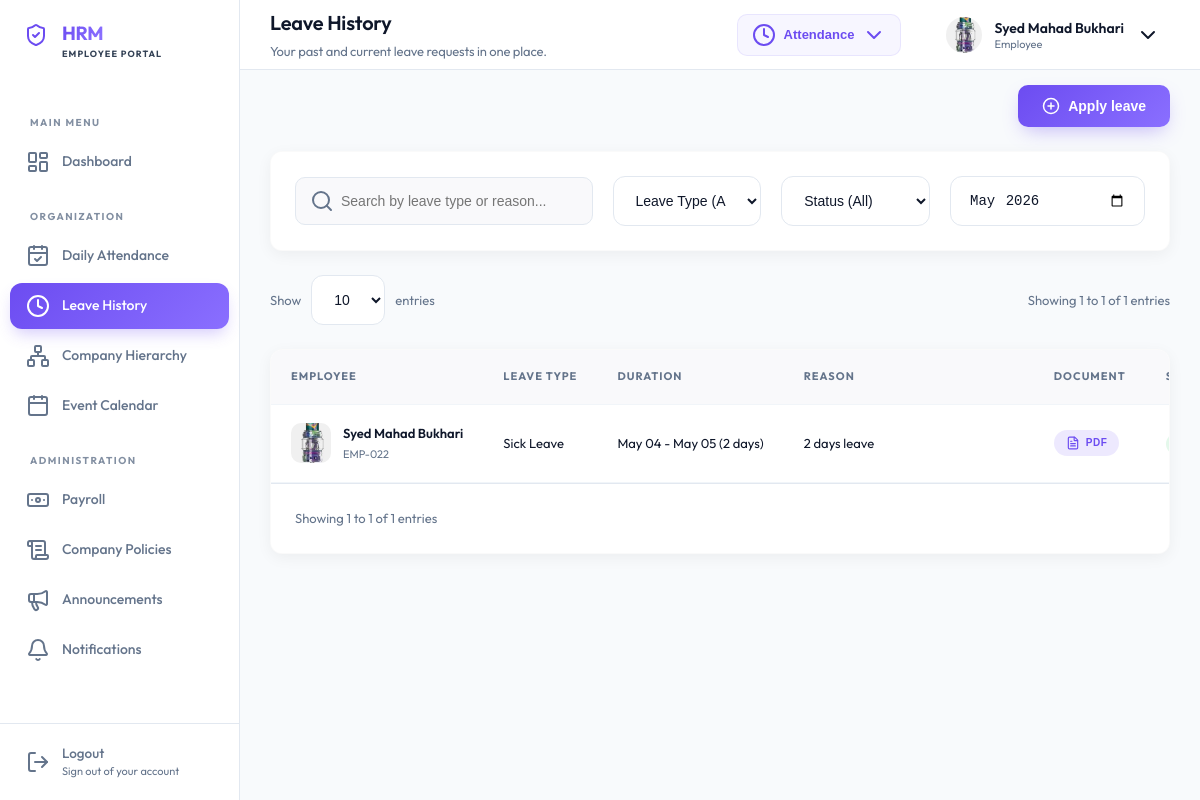
Screenshot of /user/leave-management.php (signed in) with the database file from the repository.
### tables this page shows
CREATE TABLE `leave_requests` (
  `id` int(11) NOT NULL,
  `employee_id` int(11) NOT NULL,
  `leave_type_id` int(11) NOT NULL,
  `start_date` date NOT NULL,
  `end_date` date NOT NULL,
  `reason` text DEFAULT NULL,
  `document_path` varchar(255) DEFAULT NULL,
  `status` enum('Pending','Approved','Rejected') DEFAULT 'Pending',
  `admin_note` text DEFAULT NULL,
  `applied_at` timestamp NOT NULL DEFAULT current_timestamp(),
  `updated_at` timestamp NULL DEFAULT NULL ON UPDATE current_timestamp()
);

CREATE TABLE `employees` (
  `id` int(11) NOT NULL,
  `first_name` varchar(50) NOT NULL,
  `middle_name` varchar(50) DEFAULT NULL,
  `last_name` varchar(50) NOT NULL,
  `email` varchar(100) NOT NULL,
  `password` varchar(255) NOT NULL,
  `role` enum('Admin','HR','Employee') DEFAULT 'Employee',
  `gender` enum('Male','Female','Other') DEFAULT NULL,
  `dob` date DEFAULT NULL,
  `phone` varchar(25) DEFAULT NULL,
  `cnic_number` varchar(25) DEFAULT NULL,
  `address` text DEFAULT NULL,
  `emergency_contact` varchar(25) DEFAULT NULL,
  `emergency_relation` varchar(50) DEFAULT NULL,
  `department_id` int(11) DEFAULT NULL,
  `shift_id` int(11) DEFAULT NULL,
  `job_title` varchar(100) DEFAULT NULL,
  `job_type` enum('Permanent','Probation','Internship') DEFAULT 'Permanent',
  `salary` decimal(12,2) DEFAULT 0.00,
  `joining_date` date DEFAULT NULL,
  `status` enum('Pending','Active','On Leave','Terminated','Exit') DEFAULT 'Pending',
  `id_card_path` varchar(255) DEFAULT NULL,
  `other_docs` text DEFAULT NULL,
  `resume_path` varchar(255) DEFAULT NULL,
  `profile_pic` varchar(255) DEFAULT NULL,
  `created_at` timestamp NOT NULL DEFAULT current_timestamp(),
  `updated_at` timestamp NULL DEFAULT NULL ON UPDATE current_timestamp(),
  `deleted_at` timestamp NULL DEFAULT NULL
);

CREATE TABLE `leave_types` (
  `id` int(11) NOT NULL,
  `name` varchar(50) NOT NULL,
  `days_per_year` int(11) NOT NULL DEFAULT 0
);

### user/leave-management.php (the view, shortened to what this page needs)
<?php
include 'includes/header.php';
require_once '../includes/db_connect.php';
$emp_id = $_SESSION['user_id'];
$stmt = $pdo->prepare("SELECT first_name, middle_name, last_name, profile_pic FROM employees WHERE id = ?");
$stmt->execute([$emp_id]);
$emp_data = $stmt->fetch();
$middle_name_part = !empty($emp_data['middle_name']) ? $emp_data['middle_name'] . ' ' : '';
$leave_user_name = trim($emp_data['first_name'] . ' ' . $middle_name_part . $emp_data['last_name']);
$leave_user_id = 'EMP-0' . $emp_id;
$leave_user_avatar = !empty($emp_data['profile_pic']) ? '../' . $emp_data['profile_pic'] : '../images/profile-image/default-avatar.svg';
$stmt_l = $pdo->prepare("
    SELECT lr.*, lt.name as leave_type_name
    FROM leave_requests lr
    LEFT JOIN leave_types lt ON lr.leave_type_id = lt.id
    WHERE lr.employee_id = ?
    ORDER BY lr.applied_at DESC
");
$stmt_l->execute([$emp_id]);
$leave_requests = $stmt_l->fetchAll(PDO::FETCH_ASSOC);
?>
<?php include 'includes/sidebar.php'; ?>
<div class="page-action-area">
    <button type="button" class="btn-primary" onclick="openApplyLeaveModal()">
        <i data-lucide="plus-circle" size="18"></i>
        <span>Apply leave</span>
    </button>
</div>
<div class="card p-24 mb-24">
    <div class="filter-grid">
        <div class="search-box">
            <input type="text" placeholder="Search by leave type or reason...">
        </div>
        <div class="filter-item">
            <select class="form-control">
                <option value="">Leave Type (All)</option>
            </select>
        </div>
        <div class="filter-item">
            <select class="form-control">
                <option value="">Status (All)</option>
            </select>
        </div>
        <div class="filter-item">
            <input type="month" class="form-control" value="<?= date('Y-m') ?>">
        </div>
    </div>
</div>
<div class="leave-history-main">
    <div class="flex-between mb-24 px-4">
        <div class="flex-center gap-10">
            <span class="font-13 text-light">Show</span>
            <select class="form-control font-13 font-600 per-page-select" id="perPageSelect">
                <option value="10" selected>10</option>
            </select>
            <span class="font-13 text-light">entries</span>
        </div>
        <div class="text-right">
            <span class="font-13 text-light" id="tableSummary">Showing 1 to 10 of 10 entries</span>
        </div>
    </div>
    <div class="card p-0 overflow-hidden">
        <div class="table-responsive">
            <table class="data-table">
                <thead>
                    <tr>
                        <th>EMPLOYEE</th>
                        <th>LEAVE TYPE</th>
                        <th>DURATION</th>
                        <th class="allow-wrap">REASON</th>
                        <th>DOCUMENT</th>
                        <th>STATUS</th>
                    </tr>
                </thead>
                <tbody id="leaveTableBody">
                    <?php if (!empty($leave_requests)): ?>
                        <?php foreach ($leave_requests as $lr): ?>
                            <?php
                            $start_ts = strtotime($lr['start_date']);
                            $end_ts = strtotime($lr['end_date']);
                            $days = (int)round(($end_ts - $start_ts) / (60 * 60 * 24)) + 1;
                            $date_range = date("M d", $start_ts) . ' - ' . date("M d", $end_ts) . " ($days days)";
                            $badge_class = 'badge-warning';
                            if ($lr['status'] === 'Approved') $badge_class = 'badge-success';
                            $safe_reason = htmlspecialchars($lr['reason'], ENT_QUOTES, 'UTF-8');
                            $display_reason = mb_strlen($lr['reason']) > 35 ? mb_substr($lr['reason'], 0, 35) . '...' : $lr['reason'];
                            $safe_display_reason = htmlspecialchars($display_reason, ENT_QUOTES, 'UTF-8');
                            ?>
                            <tr data-id="<?= $lr['id'] ?>" data-leave-type="<?= htmlspecialchars($lr['leave_type_name']) ?>" data-date-from="<?= $lr['start_date'] ?>" data-date-to="<?= $lr['end_date'] ?>" data-reason="<?= $safe_reason ?>" data-document-path="<?= htmlspecialchars($lr['document_path'] ?? '', ENT_QUOTES) ?>">
                                <td>
                                    <div class="emp-profile">
                                        <img src="<?= htmlspecialchars($leave_user_avatar, ENT_QUOTES, 'UTF-8') ?>" class="emp-avatar" alt="">
                                        <div class="emp-info">
                                            <span class="name"><?= htmlspecialchars($leave_user_name, ENT_QUOTES, 'UTF-8') ?></span>
                                            <span class="email"><?= htmlspecialchars($leave_user_id, ENT_QUOTES, 'UTF-8') ?></span>
                                        </div>
                                    </div>
                                </td>
                                <td><?= htmlspecialchars($lr['leave_type_name']) ?></td>
                                <td><?= $date_range ?></td>
                                <td class="allow-wrap" title="<?= $safe_reason ?>"><?= $safe_display_reason ?></td>
                                <td>
                                    <?php if (!empty($lr['document_path'])): ?>
                                        <?php
                                        $doc_ext = strtolower(pathinfo($lr['document_path'], PATHINFO_EXTENSION));
                                        $is_img = in_array($doc_ext, ['jpg', 'jpeg', 'png']);
                                        ?>
                                        <button type="button" class="doc-pill <?= $is_img ? 'doc-pill-image' : 'doc-pill-pdf' ?>" title="View Document"
                                            onclick="openLeaveDocument('../<?= htmlspecialchars($lr['document_path']) ?>','<?= $is_img ? 'image' : 'pdf' ?>')">
                                            <i data-lucide="<?= $is_img ? 'image' : 'file-text' ?>" size="14"></i>
                                            <span><?= $is_img ? 'Image' : 'PDF' ?></span>
                                        </button>
                                    <?php else: ?>
                                        <span class="text-light">-</span>
                                    <?php endif; ?>
                                </td>
                                <td><span class="badge <?= $badge_class ?>"><?= htmlspecialchars($lr['status']) ?></span></td>
                            </tr>
                        <?php endforeach; ?>
                    <?php else: ?>
                        <tr><td colspan="7" class="text-center p-20 text-light italic">No leave requests found.</td></tr>
                    <?php endif; ?>
                </tbody>
            </table>
        </div>
        <div class="p-24 flex-between border-top">
            <span class="font-13 text-light" id="paginationInfo">Showing 1 to 10 of 10 entries</span>
        </div>
    </div>
</div>
<?php include 'includes/footer.php'; ?>

### rows the page displays
leave_requests: employee.profile_pic (picture), employee.last_name "Syed Mahad Bukhari", leave_type.name "Sick Leave", date_range "May 04 - May 05 (2 days)", reason "2 days leave", shows "PDF"

### other values shown
$page_title "Leave History"
$page_subtitle "Your past and current leave requests in one place."
$_SESSION['user_name'] "Syed Mahad Bukhari"
$_SESSION['user_role'] "Employee"
